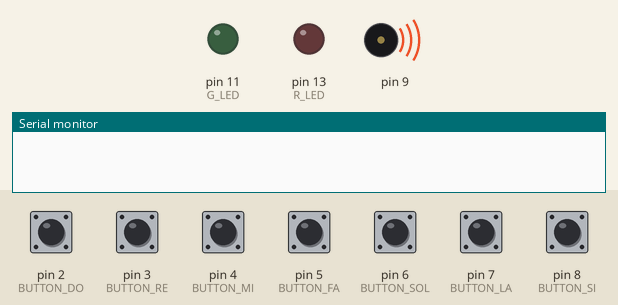
Simulated run of this sketch. Board: Arduino Uno, built with avr-gcc and run on an emulated ATmega328P. On the bench: output pins drawn as LEDs (lit = HIGH), buzzer (waves = sounding), the last lines printed to the serial monitor. The inputs (shaded band) are chosen by the test bench; at power-on: pin 2 (BUTTON_DO), pin 3 (BUTTON_RE), pin 4 (BUTTON_MI), pin 5 (BUTTON_FA), pin 6 (BUTTON_SOL), pin 7 (BUTTON_LA), pin 8 (BUTTON_SI) LOW.

Above: at 4.8 s.
4.9 s: pin 2 (BUTTON_DO) pulled HIGH for 0.15 s
At 5.5 s:
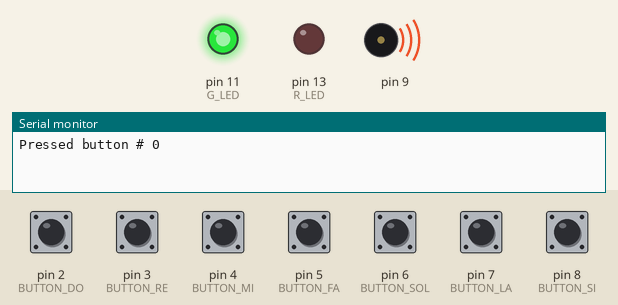
8.0 s: pin 4 (BUTTON_MI) pulled HIGH for 0.15 s
At 9.1 s:
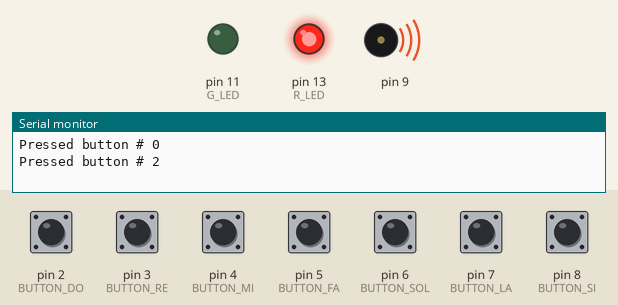
11.1 s: pin 4 (BUTTON_MI) pulled HIGH for 1 s
At 11.4 s:
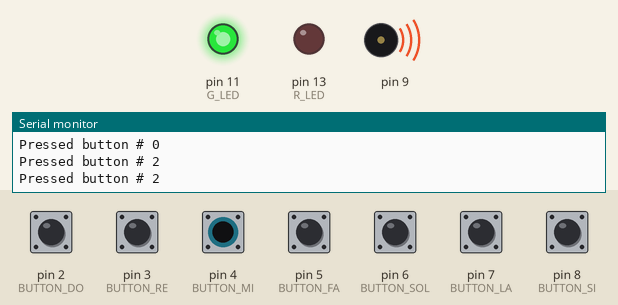
15.1 s: pin 2 (BUTTON_DO) pulled HIGH for 1 s
At 24.2 s:
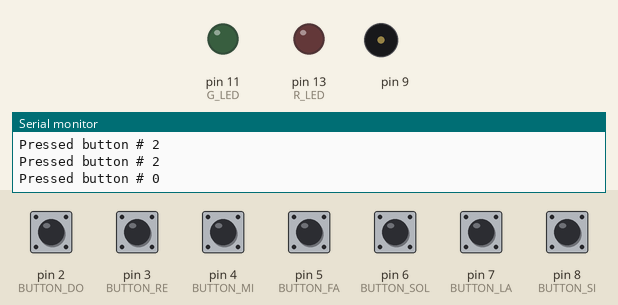
Timing chart, 0 to 24.7 s (numbered marks = the images above; inputs shaded):
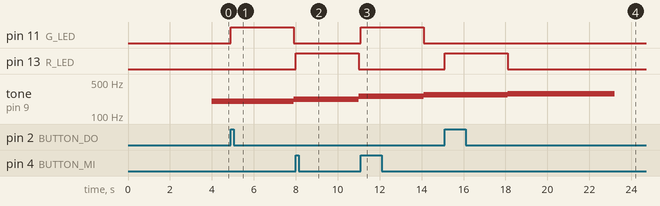

The sketch:

competition.ino
```cpp
#define BUTTON_DO   2
#define BUTTON_RE   3
#define BUTTON_MI   4
#define BUTTON_FA   5
#define BUTTON_SOL  6
#define BUTTON_LA   7
#define BUTTON_SI   8

#define R_LED       13
#define G_LED       11

#define BUZZER      9


//Массив с пинами кнопок для работы в цикле
byte buttons[7] = {
                   BUTTON_DO,
                   BUTTON_RE,
                   BUTTON_MI,
                   BUTTON_FA,
                   BUTTON_SOL,
                   BUTTON_LA,
                   BUTTON_SI
                  };
//Масив уровней byte levels_array = {DO, Re< FA, SOL.......}

void setup() {
  // put your setup code here, to run once:
  pinMode(R_LED, OUTPUT);
  pinMode(G_LED, OUTPUT);

  Serial.begin(9600);

  for(byte i = 0; i < 7; i++){
    pinMode(buttons[i], INPUT);
  }
  //level_tet( нота )
  delay(4000);
    tone(9, 200, 5100); //261 - si //

  level_test();
  delay(3000);
  level_test2();
  delay(3000);
  level_test3();
  delay(3000);
  level_test4();
  delay(3000);
  level_test5();
  delay(3000);
  level_test6();
  delay(3000);
  level_test7();

}

void loop() {
  // put your main code here, to run repeatedly:
 // Serial.println(analogRead(A0));
  //delay(200);
}

void level_test(){
  boolean button_was_pressed = false;
  byte num_of_pressed_button = 100;
  //Звучит нота в соответствии с параметром

  while(!button_was_pressed){
    for(byte i = 0; i < 7; i++){
      if (digitalRead(buttons[i])){

        delayMicroseconds(100);

        if (digitalRead(buttons[i])){
          button_was_pressed = true;
          num_of_pressed_button = i;
          break;
        }
      }
    }
  }
    //Проверка правильности нажатя клавиши
   if (digitalRead(BUTTON_DO)) {
   digitalWrite(G_LED, HIGH); // zelen
   digitalWrite(R_LED, LOW);

   }else  {
   digitalWrite(G_LED, LOW);
   digitalWrite(R_LED, HIGH);
   }


  Serial.print("Pressed button # ");
  Serial.println(num_of_pressed_button);
}


void level_test2(){
  boolean button_was_pressed = false;
  byte num_of_pressed_button = 100;
  //Звучит нота в соответствии с параметром
  digitalWrite(G_LED, LOW); // ПОСЛЕ 4 СЕК ГАСНЕТ
   digitalWrite(R_LED, LOW);
   tone(9, 222, 5100); //261 - si //
  while(!button_was_pressed){
    for(byte i = 0; i < 7; i++){
      if (digitalRead(buttons[i])){

        delayMicroseconds(100);

        if (digitalRead(buttons[i])){
          button_was_pressed = true;
          num_of_pressed_button = i;
          break;
        }
      }
    }
  }
    //Проверка правильности нажатя клавиши
   if (digitalRead(BUTTON_RE)) {
   digitalWrite(G_LED, HIGH);
   digitalWrite(R_LED, LOW);

   }else  {
   digitalWrite(G_LED, LOW);
   digitalWrite(R_LED, HIGH);
   }


  Serial.print("Pressed button # ");
  Serial.println(num_of_pressed_button);
}

void level_test3(){
  boolean button_was_pressed = false;
  byte num_of_pressed_button = 100;
  //Звучит нота в соответствии с параметром
  digitalWrite(G_LED, LOW); // ПОСЛЕ 4 СЕК ГАСНЕТ
   digitalWrite(R_LED, LOW);
   tone(9, 255, 5100); //261 - si //
  while(!button_was_pressed){
    for(byte i = 0; i < 7; i++){
      if (digitalRead(buttons[i])){

        delayMicroseconds(100);

        if (digitalRead(buttons[i])){
          button_was_pressed = true;
          num_of_pressed_button = i;
          break;
        }
      }
    }
  }
    //Проверка правильности нажатя клавиши
   if (digitalRead(BUTTON_MI)) {
   digitalWrite(G_LED, HIGH);
   digitalWrite(R_LED, LOW);

   }else  {
   digitalWrite(G_LED, LOW);
   digitalWrite(R_LED, HIGH);
   }


  Serial.print("Pressed button # ");
  Serial.println(num_of_pressed_button);
}
void level_test4(){
  boolean button_was_pressed = false;
  byte num_of_pressed_button = 100;
  //Звучит нота в соответствии с параметром
  digitalWrite(G_LED, LOW); // ПОСЛЕ 4 СЕК ГАСНЕТ
   digitalWrite(R_LED, LOW);
   tone(9, 275, 5100); //261 - si //
  while(!button_was_pressed){
    for(byte i = 0; i < 7; i++){
      if (digitalRead(buttons[i])){

        delayMicroseconds(100);

        if (digitalRead(buttons[i])){
          button_was_pressed = true;
          num_of_pressed_button = i;
          break;
        }
      }
    }
  }
    //Проверка правильности нажатя клавиши
   if (digitalRead(BUTTON_FA)) {
   digitalWrite(G_LED, HIGH);
   digitalWrite(R_LED, LOW);

   }else  {
   digitalWrite(G_LED, LOW);
   digitalWrite(R_LED, HIGH);
   }


  Serial.print("Pressed button # ");
  Serial.println(num_of_pressed_button);
}
void level_test5(){
  boolean button_was_pressed = false;
  byte num_of_pressed_button = 100;
  //Звучит нота в соответствии с параметром
  digitalWrite(G_LED, LOW); // ПОСЛЕ 4 СЕК ГАСНЕТ
   digitalWrite(R_LED, LOW);
   tone(9, 290, 5100); //261 - si //
  while(!button_was_pressed){
    for(byte i = 0; i < 7; i++){
      if (digitalRead(buttons[i])){

        delayMicroseconds(100);

        if (digitalRead(buttons[i])){
          button_was_pressed = true;
          num_of_pressed_button = i;
          break;
        }
      }
    }
  }
    //Проверка правильности нажатя клавиши
   if (digitalRead(BUTTON_SOL)) {
   digitalWrite(G_LED, HIGH);
   digitalWrite(R_LED, LOW);

   }else  {
   digitalWrite(G_LED, LOW);
   digitalWrite(R_LED, HIGH);
   }


  Serial.print("Pressed button # ");
  Serial.println(num_of_pressed_button);
}
void level_test6(){
  boolean button_was_pressed = false;
  byte num_of_pressed_button = 100;
  //Звучит нота в соответствии с параметром
  digitalWrite(G_LED, LOW); // ПОСЛЕ 4 СЕК ГАСНЕТ
   digitalWrite(R_LED, LOW);
   tone(9, 310, 5100); //261 - si //
  while(!button_was_pressed){
    for(byte i = 0; i < 7; i++){
      if (digitalRead(buttons[i])){

        delayMicroseconds(100);

        if (digitalRead(buttons[i])){
          button_was_pressed = true;
          num_of_pressed_button = i;
          break;
        }
      }
    }
  }
    //Проверка правильности нажатя клавиши
   if (digitalRead(BUTTON_LA)) {
   digitalWrite(G_LED, HIGH);
   digitalWrite(R_LED, LOW);

   }else  {
   digitalWrite(G_LED, LOW);
   digitalWrite(R_LED, HIGH);
   }


  Serial.print("Pressed button # ");
  Serial.println(num_of_pressed_button);
}
void level_test7(){
  boolean button_was_pressed = false;
  byte num_of_pressed_button = 100;
  //Звучит нота в соответствии с параметром
  digitalWrite(G_LED, LOW); // ПОСЛЕ 4 СЕК ГАСНЕТ
   digitalWrite(R_LED, LOW);
   tone(9, 355, 5100); //261 - si //
  while(!button_was_pressed){
    for(byte i = 0; i < 7; i++){
      if (digitalRead(buttons[i])){

        delayMicroseconds(100);

        if (digitalRead(buttons[i])){
          button_was_pressed = true;
          num_of_pressed_button = i;
          break;
        }
      }
    }
  }
    //Проверка правильности нажатя клавиши
   if (digitalRead(BUTTON_SI)) {
   digitalWrite(G_LED, HIGH);
   digitalWrite(R_LED, LOW);

   }else  {
   digitalWrite(G_LED, LOW);
   digitalWrite(R_LED, HIGH);
   }


  Serial.print("Pressed button # ");
  Serial.println(num_of_pressed_button);
}
```

Measured:
- after the input at 4.9 s, pin 11 (G_LED): LOW → HIGH at once, → LOW 3.0 s later; tone on pin 9: 200 Hz → 222 Hz after 3.0 s
- after the input at 8.0 s, pin 13 (R_LED): LOW → HIGH at once, → LOW 3.0 s later; tone on pin 9: 222 Hz → 255 Hz after 3.0 s
- after the input at 11.1 s, pin 11 (G_LED): LOW → HIGH at once, → LOW 3.0 s later; tone on pin 9: 255 Hz → 275 Hz after 3.0 s
- after the input at 15.1 s, pin 13 (R_LED): LOW → HIGH at once, → LOW 3.0 s later; tone on pin 9: 275 Hz → 290 Hz after 3.0 s, → silent 5.1 s later
